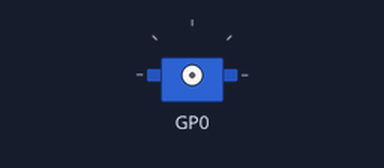
This program was run on a simulated Raspberry Pi Pico running MicroPython. Shown: servo. Servo angles are drawn from the pulse width (0.5 ms = 0°, 2.5 ms = 180°).

Above: at 0.05 s.
At 0.75 s:
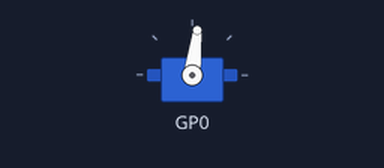
At 1.5 s:
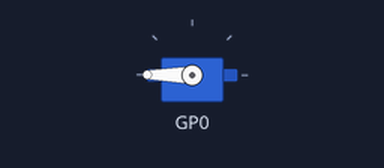
At 3.0 s:
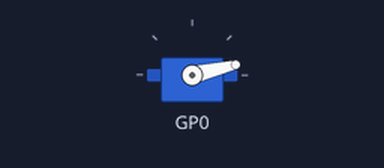
Timing chart, 0 to 7.4 s (numbered marks = the images above):
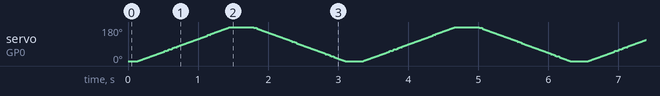

The program:

code.py
```python
from time import sleep
from machine import Pin
from machine import PWM
pwm = PWM(Pin(0))
pwm.freq(50)
#Function to set an angle
#The position is expected as a parameter
def setServoCycle (position):
    pwm.duty_u16(position)
    sleep(0.01)
while True:
    for pos in range(1000,9000,50):
        setServoCycle(pos)
    for pos in range(9000,1000,-50):
        setServoCycle(pos)
```
